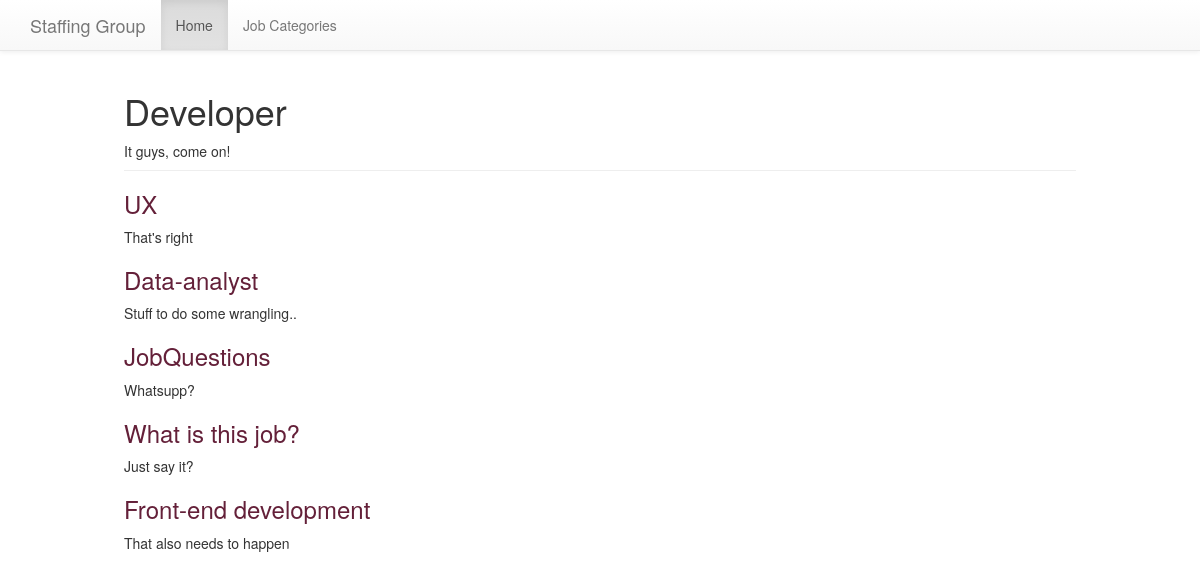
Page /job_categories/1/ on the committed database.
### sectors/models.py (models this page shows, shortened)
class Sector(models.Model):
    created_at = models.DateTimeField(auto_now_add=True)
    title = models.CharField(max_length=255)
    description = models.TextField(default="")

class Job(models.Model):
    title = models.CharField(max_length=255)
    description = models.TextField()
    order = models.IntegerField(default=0)
    sector = models.ForeignKey(Sector)
    class Meta:
        abstract = True
        ordering = ['order', ]

class Text(Job):
    content = models.TextField(blank=True, default="")
    def get_absolute_url(self):
        return reverse('sectors:text', kwargs={
            'sector_pk': self.sector_id,
            'job_pk': self.id
        })

class Quiz(Job):
    total_questions = models.IntegerField(default=4)
    class Meta:
        verbose_name_plural = "Quizzes"
    def get_absolute_url(self):
        return reverse('sectors:quiz', kwargs={
            'sector_pk': self.sector_id,
            'job_pk': self.id
        })

### sectors/views.py (the view)
# urls.py: url(r'(?P<pk>\d+)/$', views.sector_detail, name='detail'),
def sector_detail(request, pk):
    sector = get_object_or_404(models.Sector, pk=pk)
    jobs = sorted(chain(sector.text_set.all(), sector.quiz_set.all()),
                  key=lambda job: job.order)
    return render(request, 'sectors/sector_detail.html', {
        'sector': sector,
        'jobs': jobs
    })

### sectors/templates/sectors/sector_detail.html (shortened to what this page needs)
{% extends "layout.html" %}
{% block content %}
    <div class="page-header">
  <h1> {{ sector.title }}</h1>
        {{ sector.description }}
</div>
    <article>
        <section>
            {% for job in jobs %}
                <h3>
                    <a href="{{ job.get_absolute_url }}">{{ job.title }}</a>
                </h3>
                {{ job.description }}
            {% endfor %}
        </section>
    </article>
{% endblock %}

### templates/layout.html (shortened to what this page needs)
{% load static from staticfiles %}
<!doctype html>
<html>
<head>
    <link rel="stylesheet" href="{% static 'css/layout.css' %}">
    <link rel="stylesheet" href="{% static 'css/bootstrap.css' %}">
</head>
<body>
<nav class="navbar navbar-default navbar-static-top">
      <div class="container">
        <div class="navbar-header">
          <a class="navbar-brand" href="/">Staffing Group</a>
        </div>
        <div id="navbar" class="navbar-collapse collapse">
          <ul class="nav navbar-nav">
            <li class="active"><a href="{% url 'views.hello_world' %}">Home</a></li>
            <li><a href="{% url 'sectors:list' %}">Job Categories</a></li>
          </ul>
        </div>
      </div>
    </nav>
<div class="site-container">
    {% block content %}{% endblock %}
</div>
</body>
<link rel="stylesheet" href="https://maxcdn.bootstrapcdn.com/bootstrap/3.3.7/css/bootstrap.min.css">
<link rel="stylesheet" href="https://maxcdn.bootstrapcdn.com/bootstrap/3.3.7/css/bootstrap-theme.min.css">
</html>

### assets/css/layout.css (style rules this page uses)
html { box-sizing: border-box; }
*, *::after, *::before { box-sizing: inherit; }
.site-container { max-width: 68em; margin-left: auto; margin-right: auto; }
.site-container::after { clear: both; content: ""; display: table; }
article h2 a, article h3 a { color: #642039; text-decoration: none; }

### rows in the picture
Sector: title "Developer", description "It guys, come on!"
Text: title "UX", description "That's right"
Text: title "Data-analyst", description "Stuff to do some wrangling.."
Quiz: title "JobQuestions", description "Whatsupp?"
Quiz: title "What is this job?", description "Just say it?"
Text: title "Front-end development", description "That also needs to happen"
